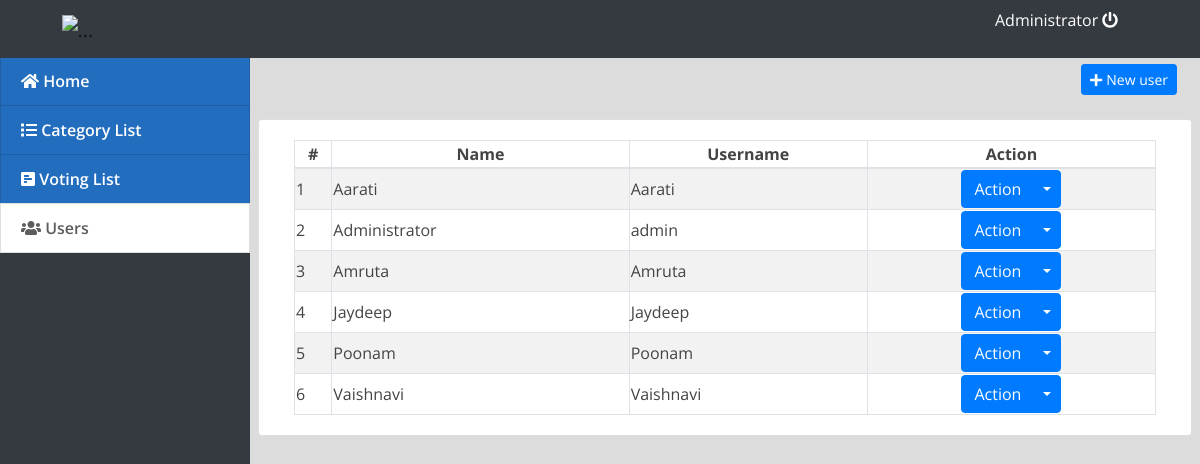
The app's page /index.php?page=users (signed in) with its own data.
### tables this page shows
CREATE TABLE `users` (
  `id` int(30) NOT NULL,
  `name` varchar(200) NOT NULL,
  `username` varchar(100) NOT NULL,
  `password` varchar(200) NOT NULL,
  `type` tinyint(1) NOT NULL DEFAULT 2 COMMENT '1+admin , 2 = users'
);

### users.php (the view, shortened to what this page needs)
<div class="container-fluid">
	<div class="row">
	<div class="col-lg-12">
			<button class="btn btn-primary float-right btn-sm" id="new_user"><i class="fa fa-plus"></i> New user</button>
	</div>
	</div>
	<br>
	<div class="row">
		<div class="card col-lg-12">
			<div class="card-body">
				<table class="table-striped table-bordered col-md-12">
			<thead>
				<tr>
					<th class="text-center">#</th>
					<th class="text-center">Name</th>
					<th class="text-center">Username</th>
					<th class="text-center">Action</th>
				</tr>
			</thead>
			<tbody>
				<?php
 					include 'db_connect.php';
 					$users = $conn->query("SELECT * FROM users order by name asc");
 					$i = 1;
 					while($row= $users->fetch_assoc()):
				 ?>
				 <tr>
				 	<td>
				 		<?php echo $i++ ?>
				 	</td>
				 	<td>
				 		<?php echo $row['name'] ?>
				 	</td>
				 	<td>
				 		<?php echo $row['username'] ?>
				 	</td>
				 	<td>
				 		<center>
								<div class="btn-group">
								  <button type="button" class="btn btn-primary">Action</button>
								  <button type="button" class="btn btn-primary dropdown-toggle dropdown-toggle-split" data-toggle="dropdown" aria-haspopup="true" aria-expanded="false">
								  </button>
								</div>
								</center>
				 	</td>
				 </tr>
				<?php endwhile; ?>
			</tbody>
		</table>
			</div>
		</div>
	</div>
</div>

### index.php (shortened to what this page needs)
<!DOCTYPE html>
<html lang="en">
<head>
<?php
 include('./header.php');
 ?>
</head>
<body>
	<?php include 'topbar.php' ?>
	<?php include 'navbar.php' ?>
  <main id="view-panel" >
      <?php $page = isset($_GET['page']) ? $_GET['page'] :'home'; ?>
  	<?php include $page.'.php' ?>
  </main>
</body>
</html>

### header.php (shortened to what this page needs)
  <link rel="stylesheet" href="assets/font-awesome/css/all.min.css">
<link href="assets/vendor/bootstrap/css/bootstrap.min.css" rel="stylesheet">
<link href="assets/vendor/icofont/icofont.min.css" rel="stylesheet">
<link href="assets/vendor/boxicons/css/boxicons.min.css" rel="stylesheet">
<link href="assets/vendor/venobox/venobox.css" rel="stylesheet">
<link href="assets/vendor/animate.css/animate.min.css" rel="stylesheet">
<link href="assets/vendor/remixicon/remixicon.css" rel="stylesheet">
<link href="assets/vendor/owl.carousel/assets/owl.carousel.min.css" rel="stylesheet">
<link href="assets/vendor/bootstrap-datepicker/css/bootstrap-datepicker.min.css" rel="stylesheet">
<link href="assets/DataTables/datatables.min.css" rel="stylesheet">
<link href="assets/css/style.css" rel="stylesheet">
<link type="text/css" rel="stylesheet" href="assets/css/jquery-te-1.4.0.css">

### topbar.php (shortened to what this page needs)
<nav class="navbar navbar-dark bg-dark fixed-top " style="padding:0;">
  <div class="container-fluid mt-2 mb-2">
  	<div class="col-lg-12">
  		<div class="col-md-1 float-left" style="display: flex;">
  			<div class="logo">
  				<img src="chmsc.png" alt="..." width="50%">
  			</div>
  		</div>
	  	<div class="col-md-2 float-right text-white">
	  		<a href="ajax.php?action=logout" class="text-white"><?php echo $_SESSION['login_name'] ?> <i class="fa fa-power-off"></i></a>
	    </div>
    </div>
  </div>
</nav>

### navbar.php (shortened to what this page needs)
<nav id="sidebar" class='mx-lt-5 bg-dark' >
		<div class="sidebar-list">
				<a href="index.php?page=home" class="nav-item nav-home"><span class='icon-field'><i class="fa fa-home"></i></span> Home</a>
				<a href="index.php?page=categories" class="nav-item nav-categories"><span class='icon-field'><i class="fa fa-list"></i></span> Category List</a>
				<a href="index.php?page=voting_list" class="nav-item nav-voting_list nav-manage_voting"><span class='icon-field'><i class="fa fa-poll-h"></i></span> Voting List</a>
				<?php if($_SESSION['login_type'] == 1): ?>
				<a href="index.php?page=users" class="nav-item nav-users"><span class='icon-field'><i class="fa fa-users"></i></span> Users</a>
			<?php endif; ?>
		</div>
</nav>

### assets/css/style.css (style rules this page uses)
body { font-family: "Open Sans", sans-serif; color: #444444; width: 100%; height: calc(100%); }
a { color: #1977cc; }
nav#sidebar { height: calc(100%); position: fixed; z-index: 99; left: 0; width: 250px; }
a.nav-item { position: relative; display: block; padding: .75rem 1.25rem; margin-bottom: -1px; border: 1px solid rgba(0,0,0,.125); background-color: #226dbd; color: #ffffff; font-weight: 600; }
a.nav-item:hover, .nav-item.active { background-color: #fff; color: #5d5d5d; }
main#view-panel { margin-left: 250px; width:calc(100% - 250px); margin-top: 3.5rem; padding: .5em }

### index.php (style rules this page uses)
body { background: #80808045; }

### topbar.php (style rules this page uses)
.logo { margin: auto; font-size: 20px; padding: 5px 11px; border-radius: 50% 50%; color: #000000b3; }

### records on screen
users: name "Aarati", username "Aarati"
users: name "Administrator", username "admin"
users: name "Amruta", username "Amruta"
users: name "Jaydeep", username "Jaydeep"
users: name "Poonam", username "Poonam"
users: name "Vaishnavi", username "Vaishnavi"

### other values on screen
$_SESSION['login_name'] "Administrator"
